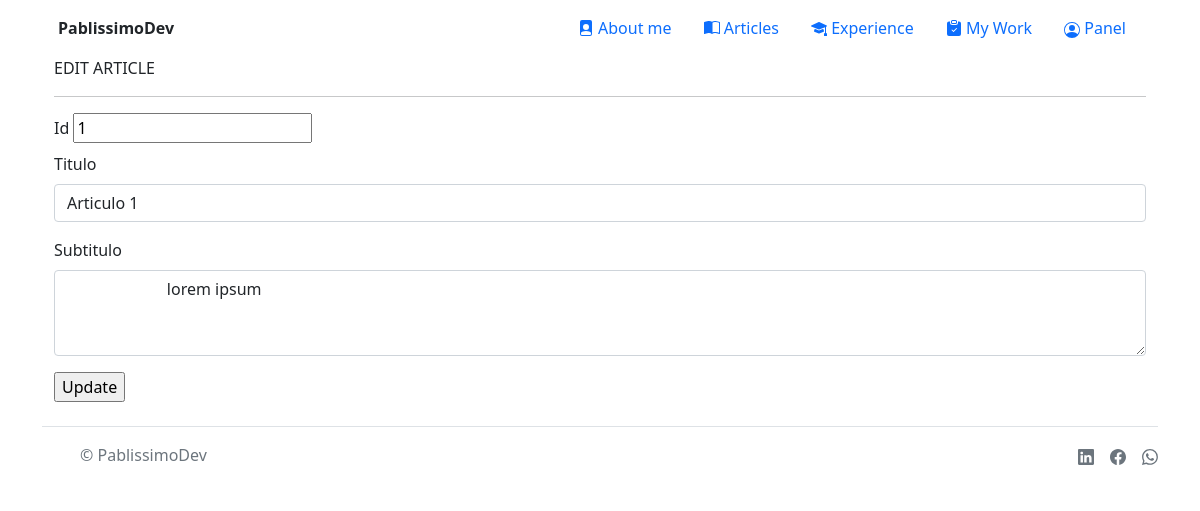
Screenshot of /menu/edit_article/1 (signed in) with the database file from the repository.
### core/models.py (models this page shows, shortened)
class Article(models.Model):
    articles_name = models.CharField(max_length=80)
    articles_subname = models.CharField(max_length=100)
    articles_text = models.TextField()
    articles_year = models.IntegerField(max_length=4)

### core/views.py (the view)
# urls.py: path('menu/edit_article/<id>', views.edit_article, name="EditArticle"),
@login_required
def edit_article(request, id):
    article_list = Article.objects.filter(id=id)
    return render(request, "edit_article.html",{"article_list": article_list})

### app/templates/edit_article.html (shortened to what this page needs)
{% extends 'base.html' %}
{% load static %}
{% block main %}
<div class="container">
    <div class="row align-items-start">
        {% for item in article_list %}
            <form action="/menu/update_article/" method="POST">
                EDIT ARTICLE
                <hr>
                <div class="mb-1">
                    <label for="exampleFormControlInput0" class="form-label">Id</label>
                    <input type="text" name="article_id" id="exampleFormControlInput0" readonly value="{{item.id}}">
                </div>
                <div class="mb-3">
                    <label for="exampleFormControlInput1" class="form-label">Titulo</label>
                    <input type="text" name="article_name" value="{{item.articles_name}}" class="form-control" id="exampleFormControlInput1">
                  </div>
                  <div class="mb-3">
                    <label for="exampleFormControlInput2" class="form-label">Subtitulo</label>
                    <textarea name="article_text" id="exampleFormControlInput2" class="form-control" name="article_text" rows="3">
                        {{item.articles_text}}
                    </textarea>
                  </div>
                  <input type="submit" value="Update">
            </form>
        {% endfor %}
    </div>
</div>
{% endblock main %}

### rows the page displays
Article: article_id "1", article_name "Articulo 1", article_text "lorem ipsum"
